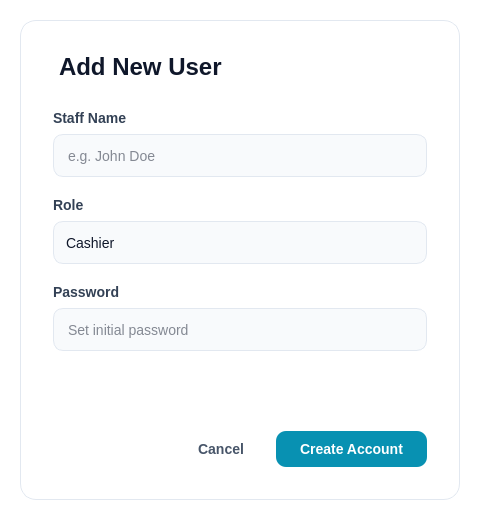
<?xml version="1.0" encoding="UTF-8"?>
<ui version="4.0">
 <class>AddUserDialog</class>
 <widget class="QDialog" name="AddUserDialog">
  <property name="geometry">
   <rect>
    <x>0</x>
    <y>0</y>
    <width>480</width>
    <height>520</height>
   </rect>
  </property>
  <property name="styleSheet">
   <string notr="true">
    QDialog { background-color: transparent; }
    QFrame#dialog_content {
        background-color: white;
        border-radius: 16px;
        border: 1px solid #E2E8F0;
    }
    QLabel {
        font-family: &quot;Segoe UI&quot;;
        color: #334155;
        font-weight: bold;
        font-size: 14px;
    }
    QLineEdit, QComboBox {
        background-color: #F8FAFC;
        border: 1px solid #E2E8F0;
        border-radius: 10px;
        padding: 8px 12px;
        font-size: 14px;
        color: #0F172A;
        min-height: 25px;
    }
    QLineEdit:focus, QComboBox:focus {
        border: 2px solid #06B6D4;
        background-color: white;
    }
    QComboBox::drop-down { border: none; width: 20px; }
   </string>
  </property>
  <layout class="QVBoxLayout" name="verticalLayout">
   <property name="leftMargin">
    <number>20</number>
   </property>
   <property name="topMargin">
    <number>20</number>
   </property>
   <property name="rightMargin">
    <number>20</number>
   </property>
   <property name="bottomMargin">
    <number>20</number>
   </property>
   <item>
    <widget class="QFrame" name="dialog_content">
     <property name="frameShape">
      <enum>QFrame::Shape::StyledPanel</enum>
     </property>
     <property name="frameShadow">
      <enum>QFrame::Shadow::Raised</enum>
     </property>
     <layout class="QVBoxLayout" name="layout_content">
      <property name="spacing">
       <number>24</number>
      </property>
      <property name="leftMargin">
       <number>32</number>
      </property>
      <property name="topMargin">
       <number>32</number>
      </property>
      <property name="rightMargin">
       <number>32</number>
      </property>
      <property name="bottomMargin">
       <number>32</number>
      </property>
      <item>
       <widget class="QLabel" name="label_header">
        <property name="styleSheet">
         <string>font-size: 24px; font-weight: 800; color: #0F172A; margin-bottom: 5px;</string>
        </property>
        <property name="text">
         <string>Add New User</string>
        </property>
       </widget>
      </item>
      <item>
       <layout class="QVBoxLayout" name="form_layout">
        <property name="spacing">
         <number>20</number>
        </property>
        <item>
         <layout class="QVBoxLayout" name="vbox_name">
          <property name="spacing">
           <number>8</number>
          </property>
          <item>
           <widget class="QLabel" name="lbl_name">
            <property name="text">
             <string>Staff Name</string>
            </property>
           </widget>
          </item>
          <item>
           <widget class="QLineEdit" name="input_name">
            <property name="placeholderText">
             <string>e.g. John Doe</string>
            </property>
           </widget>
          </item>
         </layout>
        </item>
        <item>
         <layout class="QVBoxLayout" name="vbox_role">
          <property name="spacing">
           <number>8</number>
          </property>
          <item>
           <widget class="QLabel" name="lbl_role">
            <property name="text">
             <string>Role</string>
            </property>
           </widget>
          </item>
          <item>
           <widget class="QComboBox" name="input_role">
            <property name="currentText">
             <string>Cashier</string>
            </property>
            <item>
             <property name="text">
              <string>Cashier</string>
             </property>
            </item>
            <item>
             <property name="text">
              <string>Manager</string>
             </property>
            </item>
            <item>
             <property name="text">
              <string>Stock Clerk</string>
             </property>
            </item>
           </widget>
          </item>
         </layout>
        </item>
        <item>
         <layout class="QVBoxLayout" name="vbox_pass">
          <property name="spacing">
           <number>8</number>
          </property>
          <item>
           <widget class="QLabel" name="lbl_pass">
            <property name="text">
             <string>Password</string>
            </property>
           </widget>
          </item>
          <item>
           <widget class="QLineEdit" name="input_password">
            <property name="echoMode">
             <enum>QLineEdit::EchoMode::Password</enum>
            </property>
            <property name="placeholderText">
             <string>Set initial password</string>
            </property>
           </widget>
          </item>
         </layout>
        </item>
       </layout>
      </item>
      <item>
       <spacer name="verticalSpacer">
        <property name="orientation">
         <enum>Qt::Orientation::Vertical</enum>
        </property>
        <property name="sizeHint" stdset="0">
         <size>
          <width>20</width>
          <height>40</height>
         </size>
        </property>
       </spacer>
      </item>
      <item>
       <layout class="QHBoxLayout" name="actions_layout">
        <property name="spacing">
         <number>12</number>
        </property>
        <item>
         <spacer name="hspacer">
          <property name="orientation">
           <enum>Qt::Orientation::Horizontal</enum>
          </property>
          <property name="sizeHint" stdset="0">
           <size>
            <width>40</width>
            <height>20</height>
           </size>
          </property>
         </spacer>
        </item>
        <item>
         <widget class="QPushButton" name="btn_cancel">
          <property name="cursor">
           <cursorShape>PointingHandCursor</cursorShape>
          </property>
          <property name="styleSheet">
           <string notr="true">
            QPushButton {
               background-color: transparent;
               color: #475569;
               font-weight: bold;
               font-size: 14px;
               padding: 10px 20px;
               border-radius: 10px;
            }
            QPushButton:hover { background-color: #F1F5F9; }
           </string>
          </property>
          <property name="text">
           <string>Cancel</string>
          </property>
         </widget>
        </item>
        <item>
         <widget class="QPushButton" name="btn_create">
          <property name="cursor">
           <cursorShape>PointingHandCursor</cursorShape>
          </property>
          <property name="styleSheet">
           <string notr="true">
            QPushButton {
               background-color: #0891B2;
               color: white;
               font-weight: bold;
               font-size: 14px;
               padding: 10px 24px;
               border-radius: 10px;
            }
            QPushButton:hover { background-color: #0E7490; }
           </string>
          </property>
          <property name="text">
           <string>Create Account</string>
          </property>
         </widget>
        </item>
       </layout>
      </item>
     </layout>
    </widget>
   </item>
  </layout>
 </widget>
 <resources/>
 <connections>
  <connection>
   <sender>btn_cancel</sender>
   <signal>clicked()</signal>
   <receiver>AddUserDialog</receiver>
   <slot>reject()</slot>
   <hints>
    <hint type="sourcelabel">
     <x>20</x>
     <y>20</y>
    </hint>
    <hint type="destinationlabel">
     <x>20</x>
     <y>20</y>
    </hint>
   </hints>
  </connection>
  <connection>
   <sender>btn_create</sender>
   <signal>clicked()</signal>
   <receiver>AddUserDialog</receiver>
   <slot>accept()</slot>
   <hints>
    <hint type="sourcelabel">
     <x>20</x>
     <y>20</y>
    </hint>
    <hint type="destinationlabel">
     <x>20</x>
     <y>20</y>
    </hint>
   </hints>
  </connection>
 </connections>
</ui>
